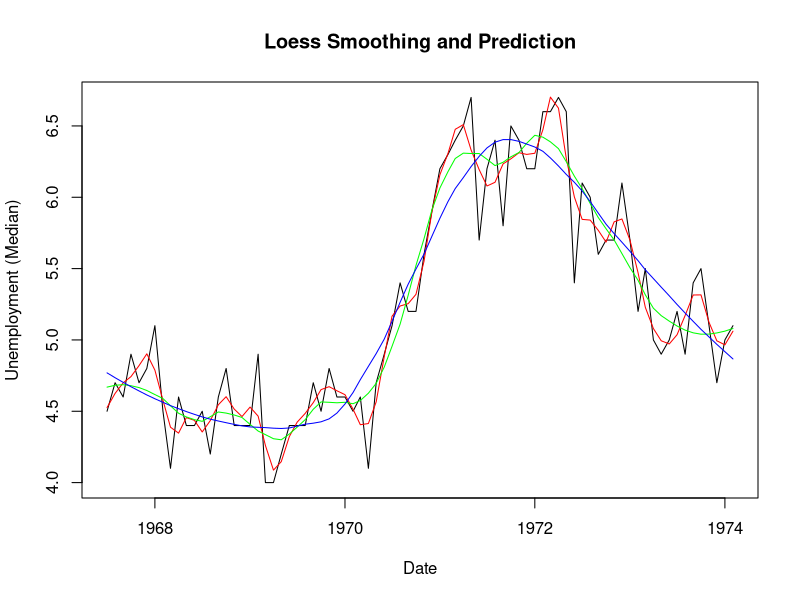
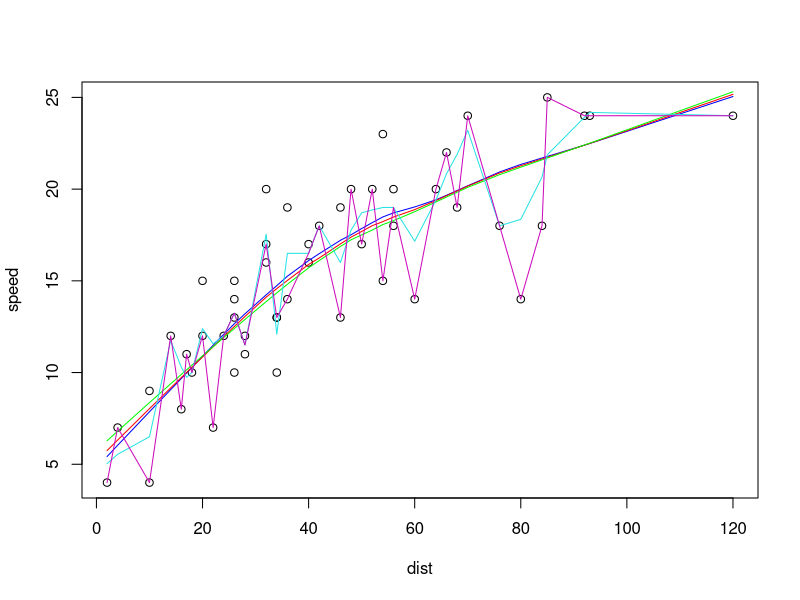

Reproduce these figures in R, in order.
rm(list=ls())
require(datasets)

data(economics, package="ggplot2") 
economics$index<- 1:nrow(economics)
economics<- economics[1:80,]
loessMod10<- loess(uempmed~index, data=economics, span = .1)
loessMod25<- loess(uempmed~index, data=economics, span = .25)
loessMod50<- loess(uempmed~index, data=economics, span = .5)

smoothed10<-predict(loessMod10) 
smoothed25<-predict(loessMod25) 
smoothed50<-predict(loessMod50) 

plot(economics$uempmed, x=economics$date, type="l",
     main="Loess Smoothing and Prediction", xlab="Date",
     ylab="Unemployment (Median)")
lines(smoothed10, x=economics$date, col="red")
lines(smoothed25, x=economics$date, col="green")
lines(smoothed50, x=economics$date, col="blue")

data("cars")
str(cars)
plot(speed~dist, data=cars)

lowess(cars$speed ~ cars$dist)
lines(lowess(cars$speed~cars$dist, f=2/3), col="blue")
lines(lowess(cars$speed~cars$dist, f=.8), col="red")
lines(lowess(cars$speed~cars$dist, f=.9), col="green")
lines(lowess(cars$speed~cars$dist, f=.1), col=5)
lines(lowess(cars$speed~cars$dist, f=.01), col=6)
